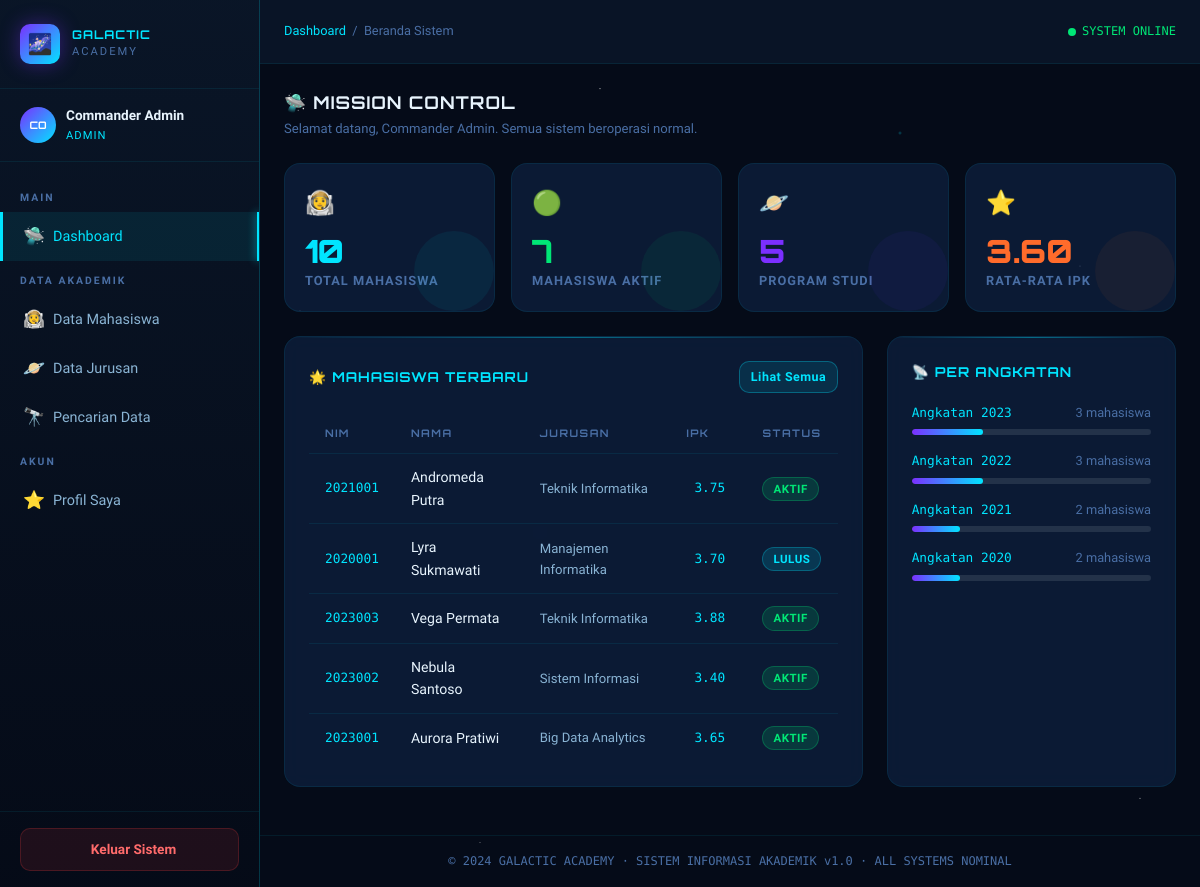
Page /dashboard.php (signed in) on the committed database.
### tables this page shows
CREATE TABLE IF NOT EXISTS mahasiswa (
    id INT AUTO_INCREMENT PRIMARY KEY,
    nim VARCHAR(20) NOT NULL UNIQUE,
    nama VARCHAR(100) NOT NULL,
    email VARCHAR(100) NOT NULL,
    jurusan_id INT,
    angkatan YEAR NOT NULL,
    status ENUM('aktif', 'cuti', 'lulus', 'dropout') DEFAULT 'aktif',
    ipk DECIMAL(3,2) DEFAULT 0.00,
    foto VARCHAR(255) DEFAULT NULL,
    created_at TIMESTAMP DEFAULT CURRENT_TIMESTAMP,
    updated_at TIMESTAMP DEFAULT CURRENT_TIMESTAMP ON UPDATE CURRENT_TIMESTAMP
);

CREATE TABLE IF NOT EXISTS jurusan (
    id INT AUTO_INCREMENT PRIMARY KEY,
    kode VARCHAR(10) NOT NULL UNIQUE,
    nama VARCHAR(100) NOT NULL,
    fakultas VARCHAR(100) NOT NULL,
    kapasitas INT DEFAULT 100,
    created_at TIMESTAMP DEFAULT CURRENT_TIMESTAMP
);

### dashboard.php (the view, shortened to what this page needs)
<?php
$conn = getConnection();
$total_mhs    = $conn->query("SELECT COUNT(*) as c FROM mahasiswa")->fetch_assoc()['c'];
$total_aktif  = $conn->query("SELECT COUNT(*) as c FROM mahasiswa WHERE status='aktif'")->fetch_assoc()['c'];
$total_jurusan= $conn->query("SELECT COUNT(*) as c FROM jurusan")->fetch_assoc()['c'];
$avg_ipk      = $conn->query("SELECT ROUND(AVG(ipk),2) as c FROM mahasiswa WHERE ipk > 0")->fetch_assoc()['c'];
$recent = $conn->query("
    SELECT m.nim, m.nama, m.status, m.ipk, m.angkatan, j.nama AS jurusan
    FROM mahasiswa m
    LEFT JOIN jurusan j ON m.jurusan_id = j.id
    ORDER BY m.created_at DESC
    LIMIT 5
");
$angkatan_data = $conn->query("
    SELECT angkatan, COUNT(*) as total
    FROM mahasiswa
    GROUP BY angkatan
    ORDER BY angkatan DESC
    LIMIT 5
");
?>
<!DOCTYPE html>
<html lang="id">
<head>
    <link rel="stylesheet" href="assets/css/style.css">
    <link rel="stylesheet" href="https://cdn.jsdelivr.net/npm/@tabler/icons-webfont@latest/tabler-icons.min.css">
</head>
<body>
<div class="app-wrapper">
    <?php include 'includes/sidebar.php'; ?>
    <div class="main-content">
        <header class="topbar">
            <div class="topbar-breadcrumb">
                <span>Dashboard</span> &nbsp;/&nbsp; Beranda Sistem
            </div>
            <div class="status-online">
                <span class="pulse-dot"></span>
                SYSTEM ONLINE
            </div>
        </header>
        <main class="page-content">
            <div class="page-header">
                <div>
                    <div class="page-title">🛸 Mission Control</div>
                    <div class="page-subtitle">Selamat datang, <?= htmlspecialchars($_SESSION['nama']) ?>. Semua sistem beroperasi normal.</div>
                </div>
            </div>
            <div class="stats-grid">
                <div class="stat-card cyan">
                    <div class="stat-icon">👨‍🚀</div>
                    <div class="stat-value"><?= $total_mhs ?></div>
                    <div class="stat-label">Total Mahasiswa</div>
                </div>
                <div class="stat-card green">
                    <div class="stat-icon">🟢</div>
                    <div class="stat-value"><?= $total_aktif ?></div>
                    <div class="stat-label">Mahasiswa Aktif</div>
                </div>
                <div class="stat-card purple">
                    <div class="stat-icon">🪐</div>
                    <div class="stat-value"><?= $total_jurusan ?></div>
                    <div class="stat-label">Program Studi</div>
                </div>
                <div class="stat-card orange">
                    <div class="stat-icon">⭐</div>
                    <div class="stat-value"><?= $avg_ipk ?></div>
                    <div class="stat-label">Rata-rata IPK</div>
                </div>
            </div>
            <div style="display:grid;grid-template-columns:2fr 1fr;gap:1.5rem;flex-wrap:wrap;">
                <div class="card">
                    <div class="card-header">
                        <div class="card-title">🌟 Mahasiswa Terbaru</div>
                        <a href="mahasiswa.php" class="btn btn-cyan btn-sm">Lihat Semua</a>
                    </div>
                    <div class="table-wrapper">
                        <table>
                            <thead>
                                <tr>
                                    <th>NIM</th>
                                    <th>Nama</th>
                                    <th>Jurusan</th>
                                    <th>IPK</th>
                                    <th>Status</th>
                                </tr>
                            </thead>
                            <tbody>
                            <?php while($row = $recent->fetch_assoc()): ?>
                                <tr>
                                    <td class="td-nim"><?= $row['nim'] ?></td>
                                    <td><?= htmlspecialchars($row['nama']) ?></td>
                                    <td style="color:var(--text-secondary);font-size:.82rem;"><?= htmlspecialchars($row['jurusan'] ?? '-') ?></td>
                                    <td>
                                        <div class="ipk-bar">
                                            <span class="ipk-text"><?= $row['ipk'] ?></span>
                                        </div>
                                    </td>
                                    <td><span class="badge badge-<?= $row['status'] ?>"><?= $row['status'] ?></span></td>
                                </tr>
                            <?php endwhile; ?>
                            </tbody>
                        </table>
                    </div>
                </div>
                <div class="card">
                    <div class="card-header">
                        <div class="card-title">📡 Per Angkatan</div>
                    </div>
                    <?php while($row = $angkatan_data->fetch_assoc()):
                        $pct = ($row['total'] / $total_mhs) * 100;
                    ?>
                    <div style="margin-bottom:1rem;">
                        <div style="display:flex;justify-content:space-between;margin-bottom:6px;">
                            <span style="font-family:var(--font-mono);font-size:.8rem;color:var(--star-cyan);">Angkatan <?= $row['angkatan'] ?></span>
                            <span style="font-size:.8rem;color:var(--text-muted);"><?= $row['total'] ?> mahasiswa</span>
                        </div>
                        <div class="ipk-track" style="height:6px;">
                            <div class="ipk-fill" style="width:<?= $pct ?>%"></div>
                        </div>
                    </div>
                    <?php endwhile; ?>
                </div>
            </div>
        </main>
        <footer class="page-footer">© 2024 GALACTIC ACADEMY · SISTEM INFORMASI AKADEMIK v1.0 · ALL SYSTEMS NOMINAL</footer>
    </div>
</div>
</body>
</html>

### includes/sidebar.php
<?php
$current_page = basename($_SERVER['PHP_SELF']);
$initials = strtoupper(substr($_SESSION['nama'] ?? 'A', 0, 2));
?>
<aside class="sidebar" id="sidebar">
    <div class="sidebar-logo">
        <div class="logo-icon">🌌</div>
        <div>
            <div class="logo-text">Galactic</div>
            <div class="logo-sub">Academy</div>
        </div>
    </div>
    <div class="sidebar-user">
        <div class="user-avatar"><?= $initials ?></div>
        <div>
            <div class="user-info-name"><?= htmlspecialchars($_SESSION['nama'] ?? 'User') ?></div>
            <div class="user-info-role"><?= htmlspecialchars($_SESSION['role'] ?? 'staff') ?></div>
        </div>
    </div>
    <nav class="sidebar-nav">
        <div class="nav-section-label">Main</div>
        <a href="dashboard.php" class="nav-item <?= $current_page === 'dashboard.php' ? 'active' : '' ?>">
            <span class="nav-icon">🛸</span> Dashboard
        </a>
        <div class="nav-section-label">Data Akademik</div>
        <a href="mahasiswa.php" class="nav-item <?= $current_page === 'mahasiswa.php' ? 'active' : '' ?>">
            <span class="nav-icon">👨‍🚀</span> Data Mahasiswa
        </a>
        <a href="jurusan.php" class="nav-item <?= $current_page === 'jurusan.php' ? 'active' : '' ?>">
            <span class="nav-icon">🪐</span> Data Jurusan
        </a>
        <a href="cari.php" class="nav-item <?= $current_page === 'cari.php' ? 'active' : '' ?>">
            <span class="nav-icon">🔭</span> Pencarian Data
        </a>
        <div class="nav-section-label">Akun</div>
        <a href="profil.php" class="nav-item <?= $current_page === 'profil.php' ? 'active' : '' ?>">
            <span class="nav-icon">⭐</span> Profil Saya
        </a>
    </nav>
    <div class="sidebar-footer">
        <a href="logout.php" class="btn-logout">
            <i class="ti ti-logout"></i> Keluar Sistem
        </a>
    </div>
</aside>

### rows in the picture
mahasiswa: nim "2021001", nama "Andromeda Putra", jurusan.nama "Teknik Informatika", ipk "3.75", status "AKTIF"
mahasiswa: nim "2020001", nama "Lyra Sukmawati", jurusan.nama "Manajemen Informatika", ipk "3.70", status "LULUS"
mahasiswa: nim "2023003", nama "Vega Permata", jurusan.nama "Teknik Informatika", ipk "3.88", status "AKTIF"
mahasiswa: nim "2023002", nama "Nebula Santoso", jurusan.nama "Sistem Informasi", ipk "3.40", status "AKTIF"
mahasiswa: nim "2023001", nama "Aurora Pratiwi", jurusan.nama "Big Data Analytics", ipk "3.65", status "AKTIF"

### other values in the picture
$initials "CO"
$_SESSION['nama'] "Commander Admin"
$_SESSION['role'] "ADMIN"
$total_mhs "10"
$total_aktif "7"
$total_jurusan "5"
$avg_ipk "3.60"
$row['angkatan'] "2023"
$row['total'] "3"
$row['angkatan'] "2022"
$row['angkatan'] "2021"
$row['total'] "2"
$row['angkatan'] "2020"
